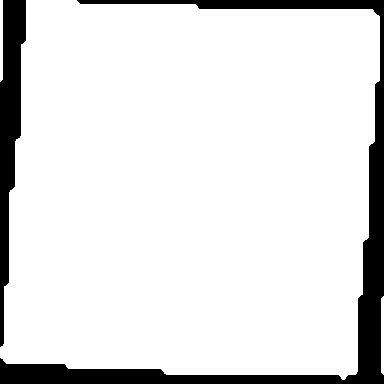
#> input picture data/none/digit_none_1027.png, 384 x 384 px; its folder holds only this picture in this run
$ jupyter execute --allow-errors digit_recognizer.ipynb   (shell and % lines are left out)
#> lines starting #> are read from the running program, lines starting #| are printed output that depends on the picture; after the words box and inside, x2 and y2 are one past the last pixel; in counts of white or black regions, pixels touching at a corner belong together
[cell 1]
import cv2
import os
import sys
import numpy as np
import sklearn
from skimage.feature import hog
from sklearn.svm import SVC
from collections import Counter
from matplotlib import pyplot as plt
from sklearn.model_selection import train_test_split
from sklearn.model_selection import GridSearchCV
from sklearn.metrics import classification_report
from joblib import dump, load

[cell 2]
def read_train_image(fullpath):
#> called with fullpath = '../data/none/digit_none_1027.png'
    image  = cv2.imread(fullpath)
#> image is the input picture: shape (384, 384, 3); 88.5% white; 2 black regions, box (x1, y1, x2, y2) and area: (0, 0, 384, 384) 12237, (0, 0, 26, 347) 4745
    image = cv2.cvtColor(image, cv2.COLOR_BGR2GRAY)
    return cv2.resize(image, dsize=(64, 64), interpolation=cv2.INTER_CUBIC)
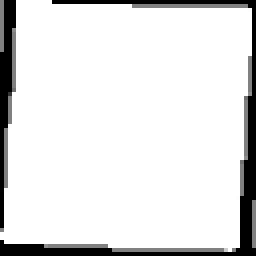
#> returned value: shape (64, 64) (shown 4 times larger); min 0, max 255, mean 225.4

[cell 3]
def load_train_images(folder):
    samples = []
    for file in os.listdir(folder):
        filename = os.fsdecode(file)
        if filename.endswith(".png"):
            fullpath = folder + filename
            image = read_train_image(fullpath)
            samples.append(image)
    return samples

[cell 4]
def load_digit_train_set(folder, label):
    images = load_train_images(folder)
#> images = 1 item
    labels = np.repeat(label, len(images))
#> labels = [0]
    print(len(labels))
#| 1
    return list(zip(images, labels))

[cell 5]
def load_digits_train_set(folder):
    entire_set = []
    for digit in range(10):
        digits = []
        if digit == 0:
            digits = load_digit_train_set(folder + "none/", 0)
#> digits = 1 item
        else:
            digits = load_digit_train_set(folder + f"{digit}/", digit)
        entire_set.extend(digits)
    return entire_set
